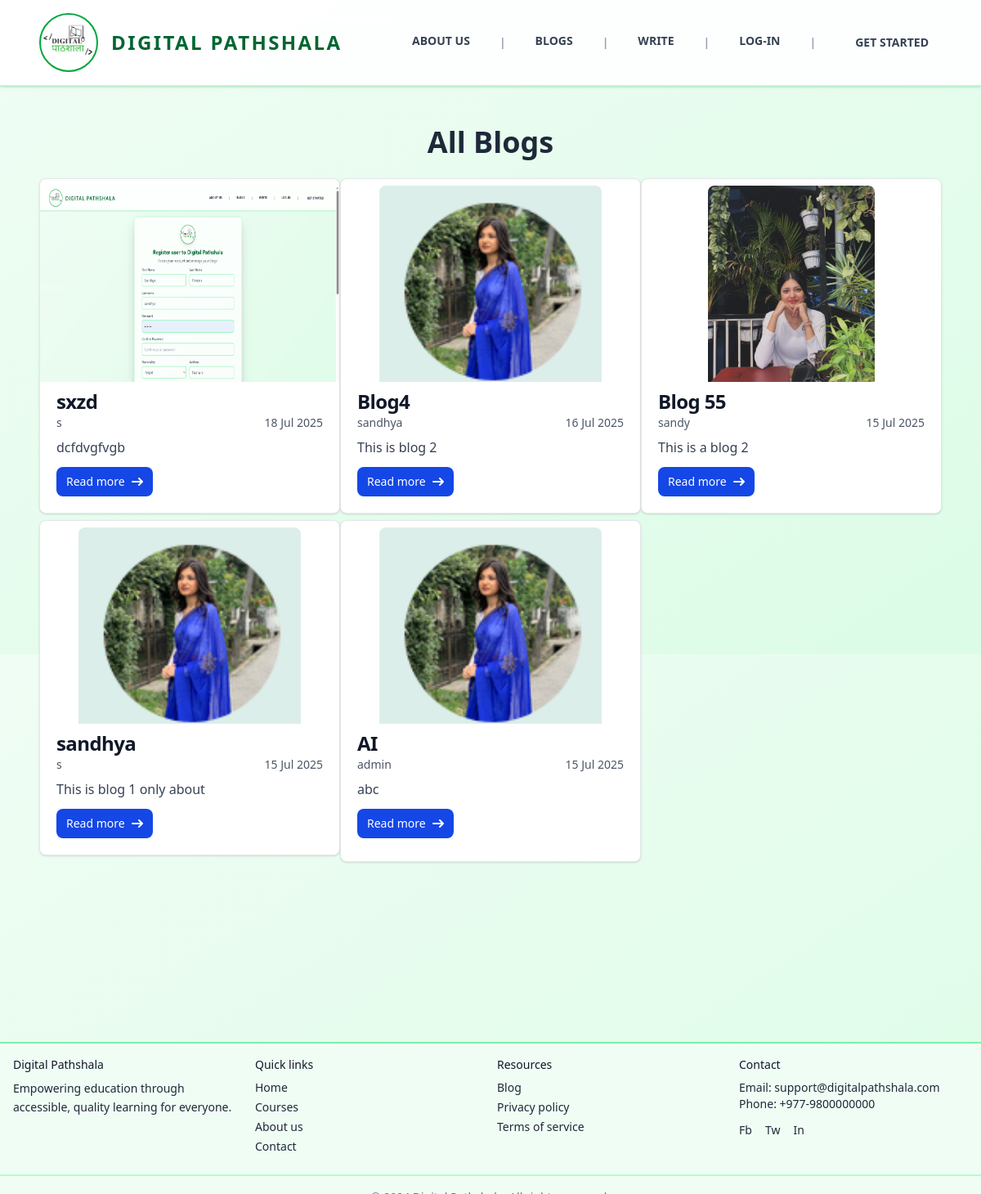
The page /blogs/ on the database as committed earlier.
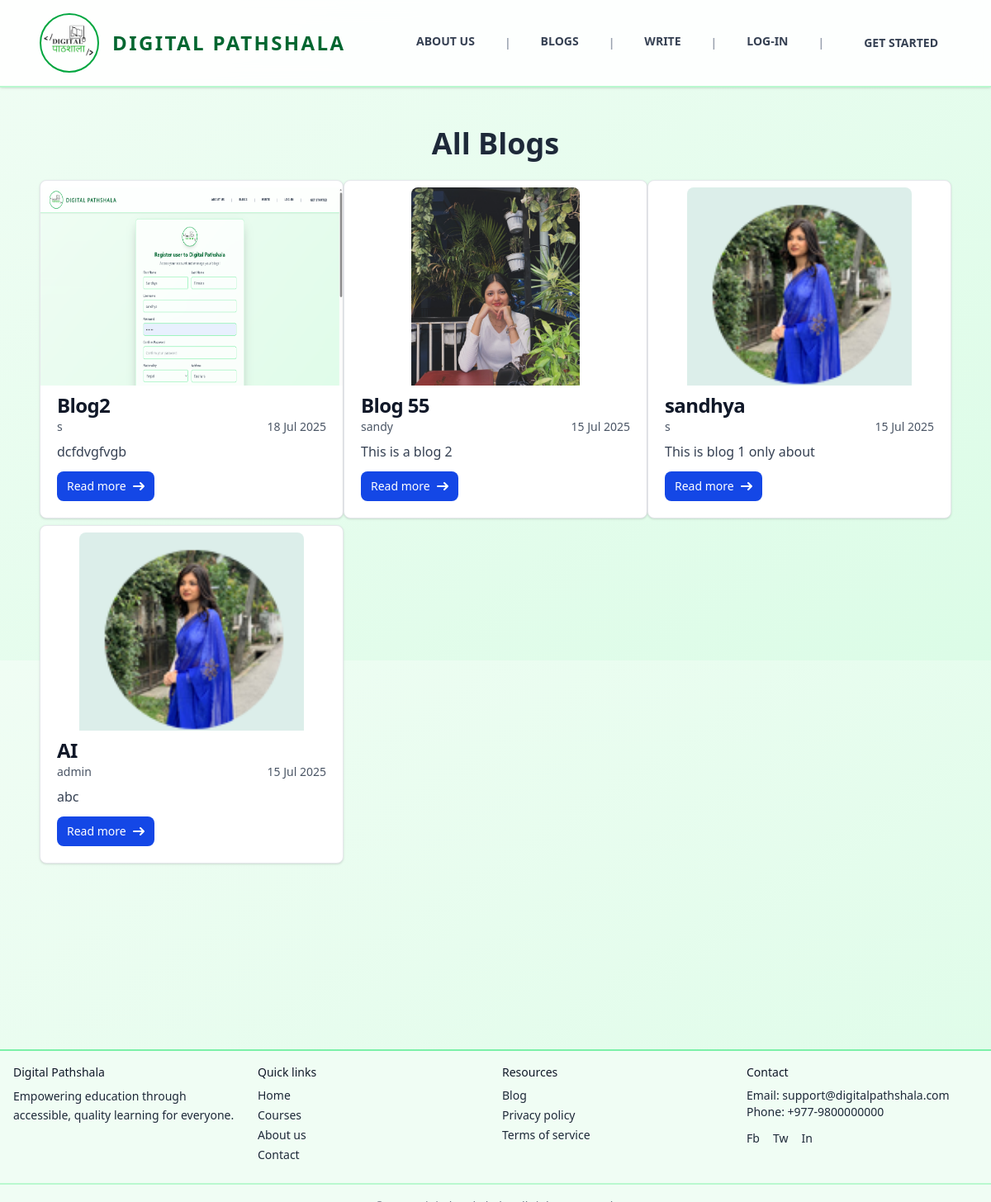
The same page on the database as committed later.
### blogs/models.py (models this page shows, shortened)
class Blog(models.Model):
    def generateImagePath(instance, filename):
        return f'blog/{instance.author.username}/images/{filename}'
    def generateAttachmentPath(instance, filename):
        return f'blog/{instance.author.username}/attachments/{filename}'
    class StatusOptions(models.TextChoices):
        PENDING = "Pending", "Pending"
        ACTIVE = "Active", "Active"
        REJECTED = "Rejected", "Rejected"
    title = models.CharField(max_length=50 )
    content = models.TextField()
    author = models.ForeignKey(User, on_delete=models.CASCADE, related_name='blog_posts')
    tags = TaggableManager(blank=True)
    category = models.ForeignKey(Category, null=True, blank=True, on_delete=models.SET_NULL)
    image = models.ImageField(blank=True, null=True , upload_to=generateImagePath, default='static/images/blog1.png')
    attachment = models.FileField(blank=True, null=True, upload_to=generateAttachmentPath)
    status = models.CharField(max_length=8, choices=StatusOptions, default=StatusOptions.PENDING)
    created_at = models.DateTimeField( auto_now_add=True, editable=False )
    updated_at = models.DateTimeField(auto_now=True, editable=False)

### main/views.py (the view)
# urls.py: path("blogs/", blogPage),
def blogPage(request):
    blogs  =  Blog.objects.filter(status='Active').order_by('-created_at')
    return render(request, 'pages/blogs/blogs.html', {'blogs':blogs})

### templates/pages/blogs/blogs.html (shortened to what this page needs)
{% extends 'layouts/main.html' %}
{% block content %}
  <h1 class="text-center text-4xl font-bold text-gray-800 mb-6">All Blogs</h1>
  {% if blogs %}
    <div class="grid grid-cols-1 md:grid-cols-2 lg:grid-cols-3 space-y-2">
      {% for blog in blogs %}
        <div class="max-w-sm bg-white hover:scale-[102%] duration-300 border border-gray-200 rounded-lg shadow-sm dark:bg-gray-800 dark:border-gray-700">
          <a href="/blog/{{ blog.id }}" class=""><img class="my-2 mx-auto rounded-t-lg h-60" src="{{ blog.image.url }}" alt="" /></a>
          <div class="px-5 pb-5">
            <a href="/blog/{{ blog.id }}"><h5 class="text-2xl font-bold tracking-tight text-gray-900 dark:text-white">{{ blog.title }}</h5></a>
            <div class="flex justify-between mb-2 text-sm">
              <p class="text-gray-600 dark:text-gray-400">{{ blog.author.username }}</p>
              <p class="text-gray-600 dark:text-gray-400">{{ blog.created_at|date:'d M Y' }}</p>
            </div>
            <p class="mb-3 font-normal text-gray-700 dark:text-gray-400">{{ blog.content|truncatechars:50 }}</p>
            <a href="/blog/{{ blog.id }}" class="inline-flex items-center px-3 py-2 text-sm font-medium text-center text-white bg-blue-700 rounded-lg hover:bg-blue-800 focus:ring-4 focus:outline-none focus:ring-blue-300 dark:bg-blue-600 dark:hover:bg-blue-700 dark:focus:ring-blue-800">
              Read more<svg class="rtl:rotate-180 w-3.5 h-3.5 ms-2" aria-hidden="true" xmlns="http://www.w3.org/2000/svg" fill="none" viewBox="0 0 14 10">
                <path stroke="currentColor" stroke-linecap="round" stroke-linejoin="round" stroke-width="2" d="M1 5h12m0 0L9 1m4 4L9 9" />
              </svg>
            </a>
          </div>
        </div>
      {% endfor %}
    </div>
  {% endif %}
{% endblock %}

### templates/layouts/main.html (shortened to what this page needs)
<!DOCTYPE html>
<html lang="en">
  <head>
    <script src="https://cdn.jsdelivr.net/npm/@tailwindcss/browser@4"></script>
  </head>
  <body class="font-sans text-gray-700 bg-gradient-to-br from-green-50 to-green-100 min-h-screen">
    <nav class="uppercase flex justify-between bg-white/90 backdrop-blur-md border-b-2 border-green-200 py-4 px-6 lg:px-12 lg:py:6 shadow-sm sticky top-0 z-40">
      <a href="/" class="flex items-center group">
        <div class="w-16 lg:w-18 h-16 lg:h-18 rounded-full border-2 border-green-600 flex items-center justify-center group-hover:scale-105 transition-transform">
          <img src="/static/images/favicon.ico" alt="Digital Pathshala Logo" />
        </div>
        <div class="ml-2 lg:ml-4 text-xl lg:text-2xl font-semibold text-green-800 tracking-widest">Digital Pathshala</div>
      </a>
      <div class="my-auto hidden md:block">
        <ul class="flex gap-6 lg:gap-8 text-sm font-bold items-center">
          <li class="relative group pb-1">
            <a href="/about-us" class="text-gray-700 hover:text-green-600 transition-colors p-1">About Us</a>
          </li>
          <li class="text-gray-400">|</li>
          <li class="relative group pb-1">
            <a href="/blogs" class="text-gray-700 hover:text-green-600 transition-colors p-1">Blogs</a>
          </li>
          <li class="text-gray-400">|</li>
          <li class="relative group pb-1">
            <a href="/blog/add" class="text-gray-700 hover:text-green-600 transition-colors p-1">Write</a>
          </li>
          {% if not user.is_authenticated %}
            <li class="text-gray-400">|</li>
            <li class="relative group pb-1">
              <a href="/auth/log-in" class="text-gray-700 hover:text-green-600 transition-colors p-1">Log-In</a>
            </li>
          {% endif %}
          <li class="text-gray-400">|</li>
          <li class="hover:bg-green-600 hover:text-white px-4 py-2 transition-all duration-300 rounded-lg">
            {% if user.is_authenticated %}
              <a href="/writer/dashboard">Dashboard</a>
            {% else %}
              <a href="/auth/sign-up">Get Started</a>
            {% endif %}
          </li>
        </ul>
      </div>
    </nav>
    <div class="flex flex-col p-12 min-h-[80vh]">
      {% block content %}
      {% endblock %}
    </div>
    <footer class="bg-green-50 border-t-2 border-green-300 text-gray-800 text-sm">
      <div class="max-w-7xl mx-auto p-4 grid grid-cols-1 md:grid-cols-4 gap-4">
        <div>
          <p class="font-medium text-gray-900">Digital Pathshala</p>
          <p class="mt-2 leading-relaxed">Empowering education through accessible, quality learning for everyone.</p>
        </div>
        <div>
          <p class="mb-2 font-medium text-gray-900">Quick links</p>
          <ul class="space-y-1">
            <li>
              <a href="/home" class="hover:underline">Home</a>
            </li>
            <li>
              <a href="/courses" class="hover:underline">Courses</a>
            </li>
            <li>
              <a href="/about" class="hover:underline">About us</a>
            </li>
            <li>
              <a href="/contacts" class="hover:underline">Contact</a>
            </li>
          </ul>
        </div>
        <div>
          <p class="mb-2 font-medium text-gray-900">Resources</p>
          <ul class="space-y-1">
            <li>
              <a href="/blogs" class="hover:underline">Blog</a>
            </li>
            <li>
              <a href="/privacy" class="hover:underline">Privacy policy</a>
            </li>
            <li>
              <a href="/terms" class="hover:underline">Terms of service</a>
            </li>
          </ul>
        </div>
        <div>
          <p class="mb-2 font-medium text-gray-900">Contact</p>
          <p>
            Email: <a href="mailto:support@digitalpathshala.com" class="hover:underline">support@digitalpathshala.com</a>
          </p>
          <p>
            Phone: <a href="tel:+9779800000000" class="hover:underline">+977-9800000000</a>
          </p>
          <div class="flex space-x-4 mt-3">
            <a href="https://www.facebook.com/digitalpathshala999" aria-label="Facebook" class="hover:text-gray-900">Fb</a>
            <a href="#" aria-label="Twitter" class="hover:text-gray-900">Tw</a>
            <a href="#" aria-label="LinkedIn" class="hover:text-gray-900">In</a>
          </div>
        </div>
      </div>
      <div class="border-t-2 border-green-200 mt-2 p-4 text-center text-sm text-gray-500">&copy; 2024 Digital Pathshala. All rights reserved.</div>
    </footer>
  </body>
</html>

Rows that differ between the two databases and show on the page:
removed Blog: image (picture), title "Blog4", author.username "sandhya", created_at "16 Jul 2025", content "This is blog 2"
changed Blog "dcfdvgfvgb": title "sxzd" → "Blog2"
